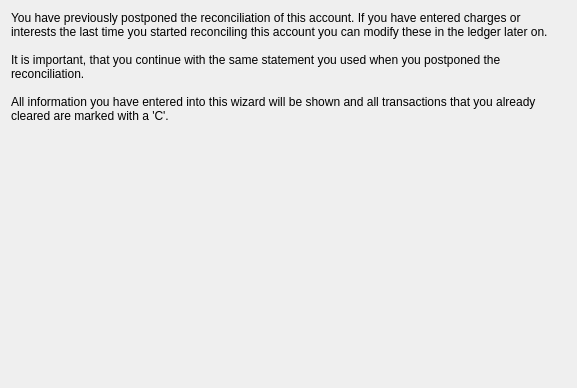
<?xml version="1.0" encoding="UTF-8"?>
<ui version="4.0">
 <class>PreviousPostponeWizardPageDecl</class>
 <widget class="QWizardPage" name="PreviousPostponeWizardPageDecl">
   <property name="geometry">
    <rect>
     <x>6</x>
     <y>34</y>
     <width>577</width>
     <height>388</height>
    </rect>
   </property>
   <attribute name="title">
    <string>Restarting postponed reconciliation</string>
   </attribute>
   <layout class="QVBoxLayout">
    <property name="spacing">
     <number>6</number>
    </property>
    <property name="margin">
     <number>11</number>
    </property>
    <item>
     <widget class="QLabel" name="TextLabel8">
      <property name="text">
       <string>You have previously postponed the reconciliation of this account. If you have entered charges or interests the last time you started reconciling this account you can modify these in the ledger later on.

It is important, that you continue with the same statement you used when you postponed the reconciliation.

All information you have entered into this wizard will be shown and all transactions that you already cleared are marked with a 'C'.</string>
      </property>
      <property name="alignment">
       <set>Qt::AlignTop</set>
      </property>
      <property name="wordWrap">
       <bool>true</bool>
      </property>
     </widget>
    </item>
   </layout>
 </widget>
 <resources/>
 <connections/>
 <customwidgets>
 </customwidgets>
 <tabstops>
 </tabstops>
 <buttongroups>
 </buttongroups>
</ui>
